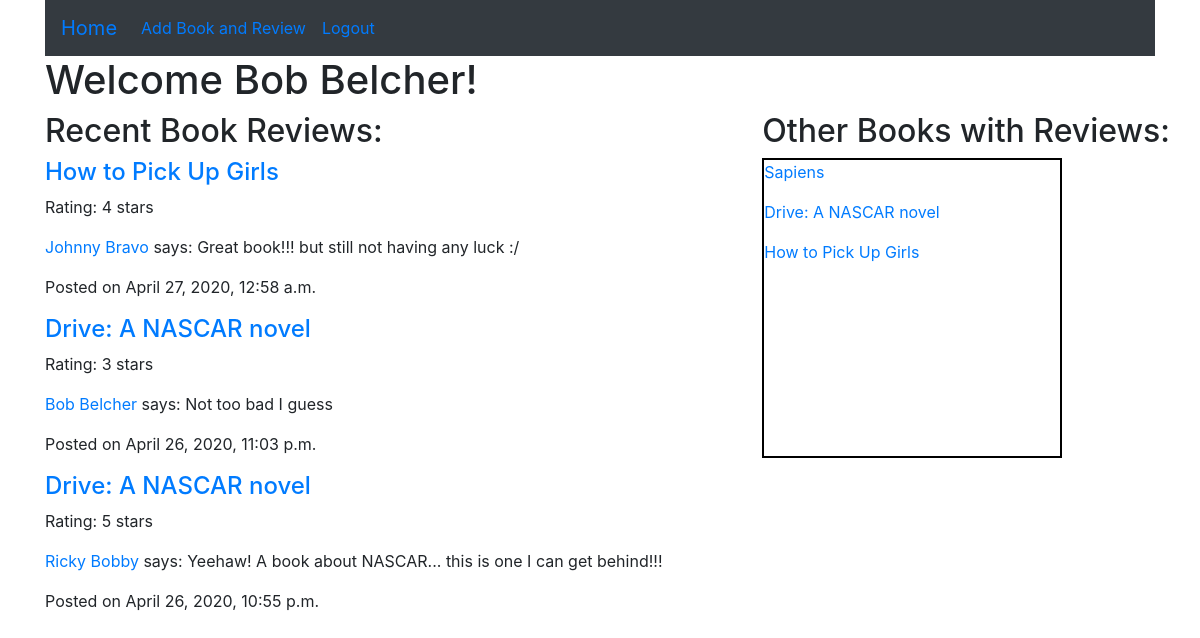
The page /books (signed in) on the database its author committed.
### dojoReadsApp/models.py (models this page shows)
class User(models.Model):
    name = models.CharField(max_length=255)
    alias = models.CharField(max_length=255)
    email = models.CharField(max_length=255)
    password = models.CharField(max_length=255, null = True)
    created_at = models.DateTimeField(auto_now_add=True)
    updated_at = models.DateTimeField(auto_now=True)
    objects = userManager()

class Review(models.Model):
    review = models.TextField()
    rating = models.IntegerField()
    user = models.ForeignKey(User, related_name="reviews", on_delete = models.CASCADE)
    book = models.ForeignKey(Book, related_name="reviews", on_delete = models.CASCADE)
    created_at = models.DateTimeField(auto_now_add=True)
    updated_at = models.DateTimeField(auto_now=True)

class Book(models.Model):
    title = models.CharField(max_length=255)
    author = models.CharField(max_length=255)
    created_at = models.DateTimeField(auto_now_add=True)
    updated_at = models.DateTimeField(auto_now=True)

### dojoReadsApp/views.py (the view)
# urls.py: path('books', views.books),
def books(request):
    if 'userID' in request.session:
        context = {
            'name' : User.objects.get(id=request.session['userID']).name,
            'books' : Book.objects.all(),
            'recentReviews' : Review.objects.all().order_by('-id')[:3],
        }
        return render(request, 'books.html', context)
    return redirect ('/')

### dojoReadsApp/templates/books.html (shortened to what this page needs)
<!DOCTYPE html>
<html lang="en">
<head>
    <link rel="stylesheet" href="https://stackpath.bootstrapcdn.com/bootstrap/4.3.1/css/bootstrap.min.css">
</head>
<body>
    <div class="container">
        <div class="navbar navbar-expand bg-dark">
            <ul class="navbar-nav">
                <li class="nav-item active">
                    <a class="navbar-brand" href="/books">Home</a>
                </li>
                <li class="nav-item">
                    <a class="nav-link active" href="/books/add">Add Book and Review</a>
                </li>
                <li class="nav-item">
                    <a class="nav-link active" href="/logout">Logout</a>
                </li>
            </ul>
        </div>
        <h1>Welcome {{ name }}!</h1>
        <div class="row">
            <div class="col">
                <h2>Recent Book Reviews:</h2>
                {% for review in recentReviews %}
                    <div>
                        <h4><a href="/books/{{review.book.id}}">{{review.book.title}}</a></h4>
                        <p>Rating: {{review.rating}} stars</p>
                        <p><a href="/users/{{review.user.id}}">{{review.user.name}}</a> says: {{review.review}}</p>
                        <p>Posted on {{review.created_at}}</p>
                    </div>
                {% endfor %}
            </div>
            <div>
                <h2>Other Books with Reviews:</h2>
                <div class="otherBooks">
                    {% for book in books %}
                        <p><a href="/books/{{book.id}}">{{book.title}}</a></p>
                    {% endfor %}
                </div>
            </div>
        </div>
    </div>
</body>
</html>

### dojoReadsApp/templates/books.html (style rules this page uses)
.otherBooks { height: 300px; width: 300px; overflow: auto; border: solid black 2px; }

### rows shown on the page
User: name "Bob Belcher"
Review: book "How to Pick Up Girls", rating "4", user.name "Johnny Bravo", review "Great book!!! but still not having any luck :/", created_at "April 27, 2020, 12:58 a.m."
Review: book "Drive: A NASCAR novel", rating "3", user.name "Bob Belcher", review "Not too bad I guess", created_at "April 26, 2020, 11:03 p.m."
Review: book "Drive: A NASCAR novel", rating "5", user.name "Ricky Bobby", review "Yeehaw! A book about NASCAR... this is one I can get behind!!!", created_at "April 26, 2020, 10:55 p.m."
Book: title "Sapiens"
Book: title "Drive: A NASCAR novel"
Book: title "How to Pick Up Girls"
